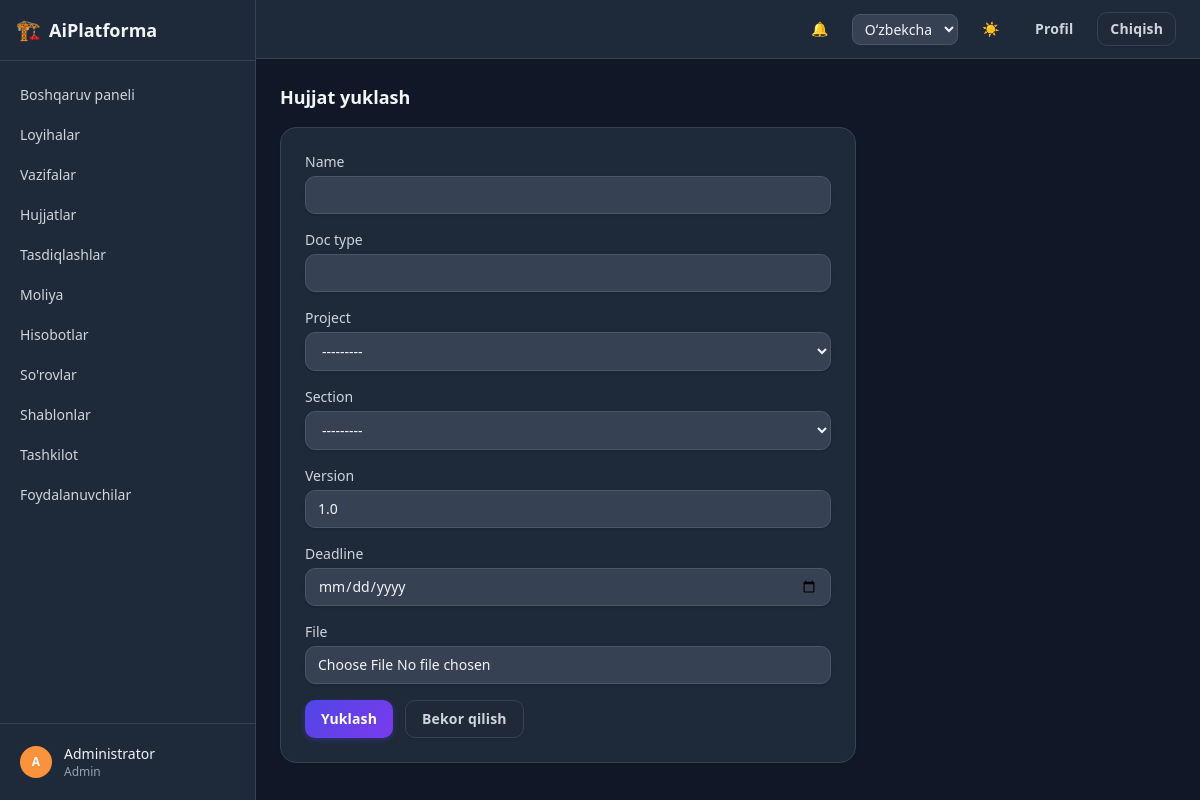
Screenshot of /documents/upload/ (signed in) with the database file from the repository.
### apps/accounts/models.py (models this page shows, shortened)
class User(AbstractBaseUser, PermissionsMixin):
    class Role(models.TextChoices):
        ADMIN = "admin", _("Admin")
        MANAGER = "manager", _("Manager")
        GIP = "gip", _("GIP")
        GIP_ASSISTANT = "gip_assistant", _("GIP assistant")
        DESIGNER = "designer", _("Designer")
        REVIEWER = "reviewer", _("Reviewer")
        CLIENT = "client", _("Client")
    id = models.UUIDField(primary_key=True, default=uuid.uuid4, editable=False)
    email = models.EmailField(unique=True)
    full_name = models.CharField(max_length=255)
    role = models.CharField(max_length=20, choices=Role.choices, default=Role.DESIGNER)
    department = models.CharField(max_length=255, blank=True, null=True)
    phone = models.CharField(max_length=50, blank=True, null=True)
    avatar = models.ImageField(upload_to="avatars/", blank=True, null=True)
    telegram_chat_id = models.CharField(max_length=64, blank=True, null=True)
    is_active = models.BooleanField(default=True)
    is_staff = models.BooleanField(default=False)
    is_verified = models.BooleanField(default=False)
    totp_secret = models.CharField(max_length=64, blank=True, null=True)
    two_factor_enabled = models.BooleanField(default=False)
    created_at = models.DateTimeField(auto_now_add=True)
    updated_at = models.DateTimeField(auto_now=True)
    objects = UserManager()
    USERNAME_FIELD = "email"
    REQUIRED_FIELDS = ["full_name"]
    class Meta:
        ordering = ["full_name"]
    def get_short_name(self):
        return self.full_name.split()[0] if self.full_name else self.email

### apps/documents/models.py (models this page shows, shortened)
class Document(models.Model):
    id = models.UUIDField(primary_key=True, default=uuid.uuid4, editable=False)
    name = models.CharField(max_length=255)
    doc_type = models.CharField(max_length=50, blank=True, null=True)
    project = models.ForeignKey("projects.Project", on_delete=models.CASCADE, related_name="documents")
    section = models.ForeignKey(
        "projects.Section", on_delete=models.SET_NULL, null=True, blank=True, related_name="documents"
    )
    uploaded_by = models.ForeignKey(
        settings.AUTH_USER_MODEL, on_delete=models.PROTECT, related_name="uploaded_documents"
    )
    version = models.CharField(max_length=20, default="1.0")
    status = models.CharField(max_length=20, choices=DocumentStatus.choices, default=DocumentStatus.DRAFT)
    file = models.FileField(upload_to="documents/%Y/%m/", blank=True, null=True)
    file_size = models.PositiveIntegerField(default=0)
    mime_type = models.CharField(max_length=100, blank=True, null=True)
    deadline = models.DateField(blank=True, null=True)
    created_at = models.DateTimeField(auto_now_add=True)
    updated_at = models.DateTimeField(auto_now=True)
    class Meta:
        ordering = ["-created_at"]

### apps/documents/views.py (the view)
# urls.py: path("upload/", views.document_upload, name="upload"),
@login_required
def document_upload(request):
    if request.method == "POST":
        form = DocumentUploadForm(request.POST, request.FILES)
        form.fields["project"].queryset = visible_projects_for(request.user)
        if form.is_valid():
            document = form.save(commit=False)
            document.uploaded_by = request.user
            if document.file:
                document.file_size = document.file.size
                document.mime_type = getattr(document.file.file, "content_type", "")
            document.save()
            DocumentVersion.objects.create(
                document=document, version_number=document.version,
                file=document.file, file_size=document.file_size, uploaded_by=request.user,
            )
            AuditLog.log(obj=document, action="uploaded", user=request.user)
            messages.success(request, _("Document uploaded."))
            return redirect("documents:detail", pk=document.pk)
    else:
        form = DocumentUploadForm()
        form.fields["project"].queryset = visible_projects_for(request.user)
    return render(request, "documents/document_upload.html", {"form": form})

### apps/documents/forms.py
class DocumentUploadForm(StyledFormMixin, forms.ModelForm):
    class Meta:
        model = Document
        fields = ["name", "doc_type", "project", "section", "version", "deadline", "file"]
        widgets = {"deadline": forms.DateInput(attrs={"type": "date"})}
    def __init__(self, *args, project=None, **kwargs):
        super().__init__(*args, **kwargs)
        if project is not None:
            self.fields["section"].queryset = project.sections.all()
            self.fields["project"].initial = project

### apps/core/context_processors.py (called while the page is built)
def dark_mode(request):
    return {"dark_mode": getattr(request, "dark_mode", True)}

### apps/core/templatetags/core_extras.py (called while the page is built)
@register.filter
def initials(name):
    if not name:
        return "?"
    parts = str(name).split()
    letters = "".join(p[0] for p in parts[:2] if p)
    return letters.upper() or "?"

@register.filter
def avatar_color(name):
    if not name:
        return _AVATAR_PALETTE[0]
    total = sum(ord(ch) for ch in str(name))
    return _AVATAR_PALETTE[total % len(_AVATAR_PALETTE)]

### apps/projects/models.py (called while the page is built)
    def __str__(self):
        return self.name

    def __str__(self):
        return f"{self.code} — {self.name}"

### apps/projects/permissions.py (called while the page is built)
def visible_projects_for(user):
    from .models import Project
    if user.is_superuser or user.role in (User.Role.ADMIN, User.Role.MANAGER):
        return Project.objects.all()
    return Project.objects.filter(
        Q(members__user=user)
        & (Q(members__expires_at__isnull=True) | Q(members__expires_at__gt=timezone.now()))
    ).distinct()

### templates/documents/document_upload.html (shortened to what this page needs)
{% extends "base.html" %}
{% load i18n %}
{% block page_title %}{% trans "Upload document" %}{% endblock %}
{% block content %}
<form method="post" enctype="multipart/form-data" class="card max-w-xl space-y-4 p-6">
  {% for field in form %}
    <div>
      <label class="field-label" for="{{ field.id_for_label }}">{{ field.label }}</label>
      {{ field }}
    </div>
  {% endfor %}
  <div class="flex gap-3">
    <button type="submit" class="btn btn-primary btn-md">{% trans "Upload" %}</button>
    <a href="{% url 'documents:list' %}" class="btn btn-secondary btn-md">{% trans "Cancel" %}</a>
  </div>
</form>
{% endblock %}

### templates/partials/sidebar.html
{% load i18n core_extras %}
<aside class="hidden w-64 shrink-0 flex-col border-r border-gray-200 bg-white dark:border-gray-700 dark:bg-gray-800 md:flex">
  <div class="flex items-center gap-2 border-b border-gray-200 px-4 py-4 dark:border-gray-700">
    <span class="text-xl">🏗️</span>
    <span class="text-lg font-semibold">AiPlatforma</span>
  </div>
  <nav class="flex-1 space-y-1 overflow-y-auto px-2 py-4 text-sm">
    {% url 'core:dashboard' as dashboard_url %}
    <a href="{{ dashboard_url }}" class="flex items-center gap-3 rounded-lg px-3 py-2 font-medium
      {% if request.path == dashboard_url %}bg-blue-50 text-blue-700 dark:bg-blue-950 dark:text-blue-300{% else %}text-gray-600 hover:bg-gray-100 dark:text-gray-300 dark:hover:bg-gray-700{% endif %}">
      {% trans "Dashboard" %}
    </a>
    {% url 'projects:list' as projects_url %}
    <a href="{{ projects_url }}" class="flex items-center gap-3 rounded-lg px-3 py-2 font-medium
      {% if request.path|slice:":9" == "/projects" %}bg-blue-50 text-blue-700 dark:bg-blue-950 dark:text-blue-300{% else %}text-gray-600 hover:bg-gray-100 dark:text-gray-300 dark:hover:bg-gray-700{% endif %}">
      {% trans "Projects" %}
    </a>
    {% url 'tasks:board' as tasks_url %}
    <a href="{{ tasks_url }}" class="flex items-center gap-3 rounded-lg px-3 py-2 font-medium
      {% if request.path|slice:":6" == "/tasks" %}bg-blue-50 text-blue-700 dark:bg-blue-950 dark:text-blue-300{% else %}text-gray-600 hover:bg-gray-100 dark:text-gray-300 dark:hover:bg-gray-700{% endif %}">
      {% trans "Tasks" %}
    </a>
    {% url 'documents:list' as documents_url %}
    <a href="{{ documents_url }}" class="flex items-center gap-3 rounded-lg px-3 py-2 font-medium
      {% if request.path == documents_url %}bg-blue-50 text-blue-700 dark:bg-blue-950 dark:text-blue-300{% else %}text-gray-600 hover:bg-gray-100 dark:text-gray-300 dark:hover:bg-gray-700{% endif %}">
      {% trans "Documents" %}
    </a>
    {% url 'documents:approvals' as approvals_url %}
    <a href="{{ approvals_url }}" class="flex items-center gap-3 rounded-lg px-3 py-2 font-medium
      {% if request.path == approvals_url %}bg-blue-50 text-blue-700 dark:bg-blue-950 dark:text-blue-300{% else %}text-gray-600 hover:bg-gray-100 dark:text-gray-300 dark:hover:bg-gray-700{% endif %}">
      {% trans "Approvals" %}
    </a>
    {% url 'finance:home' as finance_url %}
    <a href="{{ finance_url }}" class="flex items-center gap-3 rounded-lg px-3 py-2 font-medium
      {% if request.path == finance_url %}bg-blue-50 text-blue-700 dark:bg-blue-950 dark:text-blue-300{% else %}text-gray-600 hover:bg-gray-100 dark:text-gray-300 dark:hover:bg-gray-700{% endif %}">
      {% trans "Finance" %}
    </a>
    {% url 'reports:dashboard' as reports_url %}
    <a href="{{ reports_url }}" class="flex items-center gap-3 rounded-lg px-3 py-2 font-medium
      {% if request.path == reports_url %}bg-blue-50 text-blue-700 dark:bg-blue-950 dark:text-blue-300{% else %}text-gray-600 hover:bg-gray-100 dark:text-gray-300 dark:hover:bg-gray-700{% endif %}">
      {% trans "Reports" %}
    </a>
    {% url 'requests_app:list' as requests_url %}
    <a href="{{ requests_url }}" class="flex items-center gap-3 rounded-lg px-3 py-2 font-medium
      {% if request.path|slice:":9" == "/requests" %}bg-blue-50 text-blue-700 dark:bg-blue-950 dark:text-blue-300{% else %}text-gray-600 hover:bg-gray-100 dark:text-gray-300 dark:hover:bg-gray-700{% endif %}">
      {% trans "Requests" %}
    </a>
    {% url 'document_templates:list' as templates_url %}
    <a href="{{ templates_url }}" class="flex items-center gap-3 rounded-lg px-3 py-2 font-medium
      {% if request.path|slice:":10" == "/templates" %}bg-blue-50 text-blue-700 dark:bg-blue-950 dark:text-blue-300{% else %}text-gray-600 hover:bg-gray-100 dark:text-gray-300 dark:hover:bg-gray-700{% endif %}">
      {% trans "Templates" %}
    </a>
    {% url 'organization:list' as organization_url %}
    <a href="{{ organization_url }}" class="flex items-center gap-3 rounded-lg px-3 py-2 font-medium
      {% if request.path == organization_url %}bg-blue-50 text-blue-700 dark:bg-blue-950 dark:text-blue-300{% else %}text-gray-600 hover:bg-gray-100 dark:text-gray-300 dark:hover:bg-gray-700{% endif %}">
      {% trans "Organization" %}
    </a>
    {% url 'accounts:user_list' as users_url %}
    <a href="{{ users_url }}" class="flex items-center gap-3 rounded-lg px-3 py-2 font-medium
      {% if request.path == users_url %}bg-blue-50 text-blue-700 dark:bg-blue-950 dark:text-blue-300{% else %}text-gray-600 hover:bg-gray-100 dark:text-gray-300 dark:hover:bg-gray-700{% endif %}">
      {% trans "Users" %}
    </a>
  </nav>
  <div class="border-t border-gray-200 p-3 dark:border-gray-700">
    <a href="{% url 'accounts:profile' %}" class="flex items-center gap-3 rounded-lg px-2 py-2 hover:bg-gray-100 dark:hover:bg-gray-700">
      <span class="flex h-8 w-8 items-center justify-center rounded-full text-xs font-semibold text-white"
            style="background-color: {{ request.user.full_name|avatar_color }};">
        {{ request.user.full_name|initials }}
      </span>
      <span class="truncate text-sm">
        <span class="block font-medium">{{ request.user.get_short_name }}</span>
        <span class="block text-xs text-gray-500 dark:text-gray-400">{{ request.user.get_role_display }}</span>
      </span>
    </a>
  </div>
</aside>

### static/css/theme.css (style rules this page uses)
:root { --ap-primary: #4f46e5; --ap-primary-2: #7c3aed; --ap-primary-soft: rgba(79, 70, 229, 0.12); --ap-ring: rgba(99, 102, 241, 0.35); }
.btn { position: relative; border-radius: 0.625rem !important; font-weight: 600; letter-spacing: 0.01em; transition: transform .12s ease, box-shadow .15s ease, background-color .15s ease, color .15s ease, border-color .15s ease; outline: none; }
.btn-primary { background-image: linear-gradient(135deg, var(--ap-primary), var(--ap-primary-2)) !important; background-color: var(--ap-primary) !important; color: #fff !important; box-shadow: 0 2px 6px rgba(79, 70, 229, 0.35); }
.btn-secondary { background: #fff !important; color: #334155 !important; border: 1px solid #e2e8f0; box-shadow: 0 1px 2px rgba(15, 23, 42, 0.05); }
.dark .btn-secondary { background: #1f2937 !important; color: #d1d5db !important; border-color: #374151; }
.field-input { border-radius: 0.625rem !important; transition: border-color .15s ease, box-shadow .15s ease; }
.card { border-radius: 1rem !important; box-shadow: 0 1px 3px rgba(15, 23, 42, 0.06); transition: box-shadow .15s ease, transform .15s ease, border-color .15s ease; }
aside nav a { position: relative; transition: background-color .15s ease, color .15s ease; }

### rows the page displays
User: user.full_name|initials "A", user.get_short_name "Administrator", user.role "Admin"

### other values shown
{{ field.label }} "Name" "Doc type" "Project" "Section" "Version" "Deadline" "File"
form field language "Oʻzbekcha"
